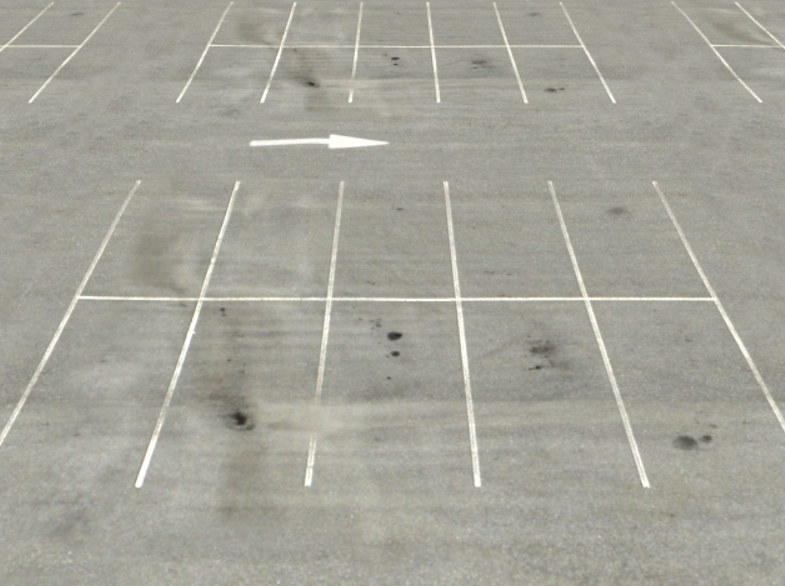
#> input picture testimage.png, 785 x 586 px
$ python lines.py
#> lines starting #> are read from the running program, lines starting #| are printed output that depends on the picture; after the words box and inside, x2 and y2 are one past the last pixel; in counts of white or black regions, pixels touching at a corner belong together
import cv2
import numpy as np

# Read image
image = cv2.imread('testimage.png')
#> image is the input picture: shape (586, 785, 3); mean B, G, R 153.2, 163.3, 164.3

# Convert image to grayscale
gray = cv2.cvtColor(image, cv2.COLOR_BGR2GRAY)

# Use canny edge detection
edges = cv2.Canny(gray, 50, 150, apertureSize=3)
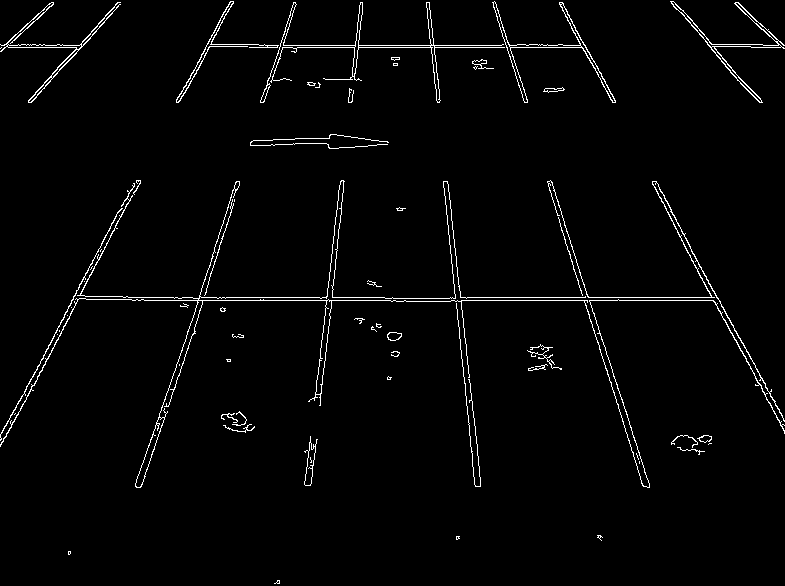
#> edges: shape (586, 785); 2.2% white in thin lines or dots

# Apply HoughLinesP method to
# to directly obtain line end points
lines_list = []
lines = cv2.HoughLinesP(
    edges,  # Input edge image
    1,  # Distance resolution in pixels
    np.pi / 180,  # Angle resolution in radians
    threshold=100,  # Min number of votes for valid line
    minLineLength=5,  # Min allowed length of line
    maxLineGap=10  # Max allowed gap between line for joining them
)
#> lines = 39 rows, first 6: [451, 300, 719, 300], [450, 297, 717, 297], [249, 47, 586, 47], [259, 45, 585, 45], [25, 401, 128, 199], [45, 351, 134, 183]

# stuff it should output:
# forward(), backward(), left(), right()
# goto()
turtle_sequence = []
difference = 450 #offset for the image so you would actually see it
turtle_sequence.append('t.pendown()')
# Iterate over points
for points in lines:
    # Extracted points nested in the list
    x1, y1, x2, y2 = points[0]
    turtle_sequence.append('t.goto({0},{1})'.format(x1-difference, y1-difference))
    turtle_sequence.append('t.goto({0},{1})'.format(x2-difference, y2-difference))
    # Draw the lines joing the points
    # On the original image
    cv2.line(image, (x1, y1), (x2, y2), (0, 255, 0), 2)
    # Maintain a simples lookup list for points
    lines_list.append([(x1, y1), (x2, y2)])
#> this loop made 39 passes
#> (x1, y1, x2, y2) on passes 1 to 12: (451, 300, 719, 300), (450, 297, 717, 297), (249, 47, 586, 47), (259, 45, 585, 45), (25, 401, 128, 199), (45, 351, 134, 183), (570, 243, 587, 296), (448, 184, 473, 417), (85, 296, 199, 298), (443, 181, 475, 486), (492, 2, 525, 102), (265, 89, 294, 2)
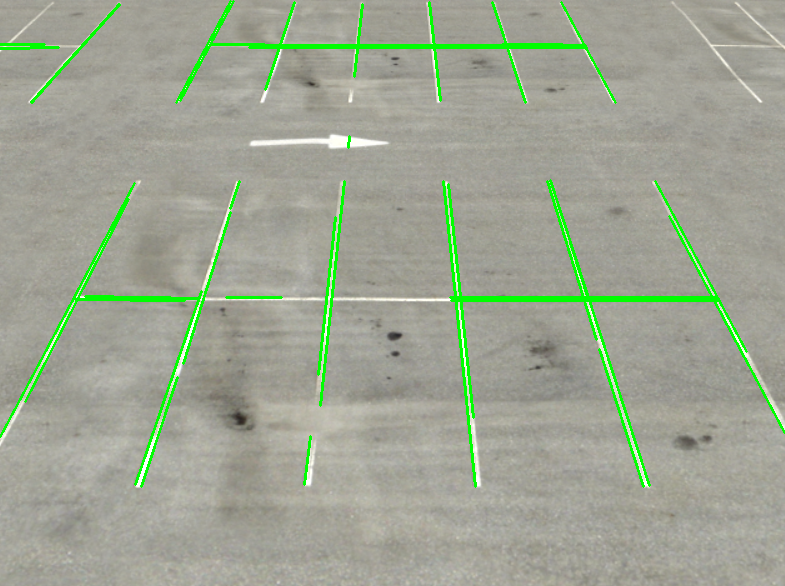
#> image: shape (586, 785, 3); 3.32% of pixels changed, all inside (x1, y1, x2, y2) = (0, 0, 785, 488)
#> after the loop, lines_list = 39 items; turtle_sequence = 79 items, first 6: 't.pendown()', 't.goto(1,-150)', 't.goto(269,-150)', 't.goto(0,-153)', 't.goto(267,-153)', 't.goto(-201,-403)'

# Save the result image
cv2.imwrite('detectedLines.png', image)

for el in turtle_sequence:
  print(el)
#> this loop made 79 passes
#> el on passes 1 to 12: 't.pendown()', 't.goto(1,-150)', 't.goto(269,-150)', 't.goto(0,-153)', 't.goto(267,-153)', 't.goto(-201,-403)', 't.goto(136,-403)', 't.goto(-191,-405)', 't.goto(135,-405)', 't.goto(-425,-49)', 't.goto(-322,-251)', 't.goto(-405,-99)'
#| t.pendown()
#| t.goto(1,-150)
#| t.goto(269,-150)
#| t.goto(0,-153)
#| t.goto(267,-153)
#| t.goto(-201,-403)
#| t.goto(136,-403)
#| t.goto(-191,-405)
#> (further printed lines are left out)
